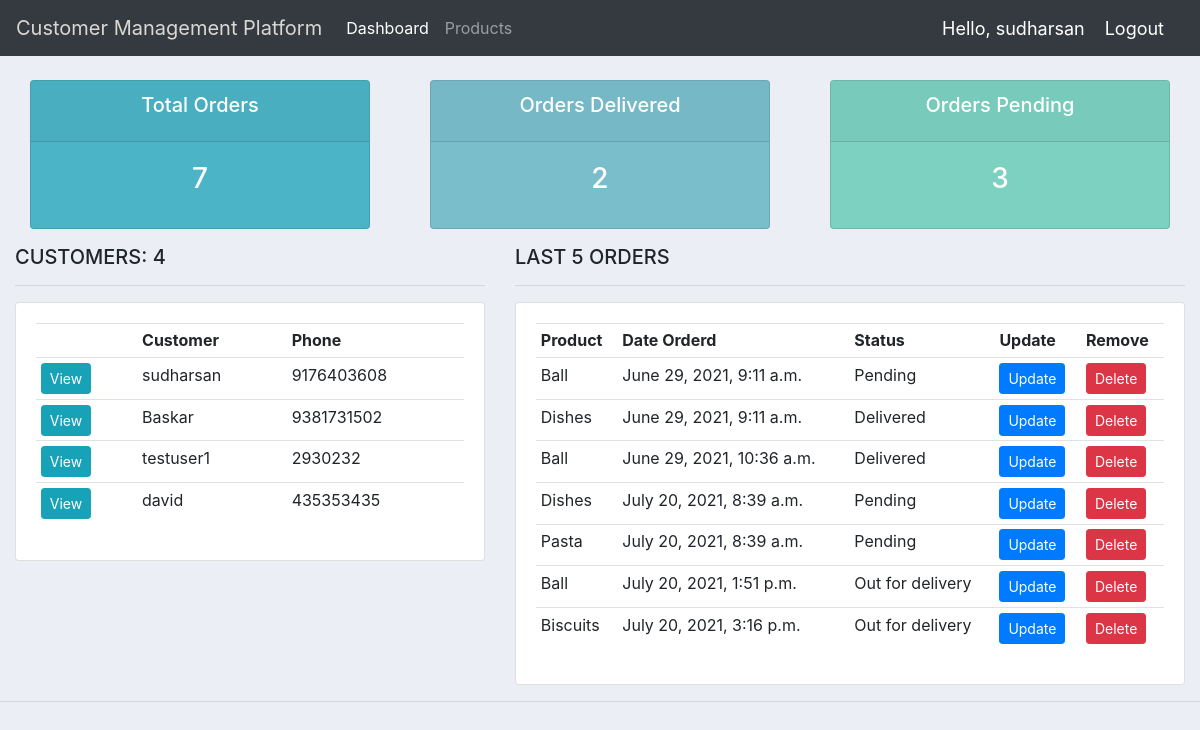
The app's page / (signed in) with its own data.
### accounts/models.py (models this page shows, shortened)
class Customer(models.Model):
    user = models.OneToOneField(User, null=True, blank=True, on_delete=models.CASCADE)
    name = models.CharField(max_length=200, null=True)
    phone = models.CharField(max_length=200, null=True)
    email = models.EmailField(max_length=200, null=True)
    profile_pis = models.ImageField(default="profile1.png", null=True, blank=True)
    date_created = models.DateTimeField(auto_now_add=True, null=True)

class Order(models.Model):
    STATUS = (
			('Pending', 'Pending'),
			('Out for delivery', 'Out for delivery'),
			('Delivered', 'Delivered'),
			)
    customer = models.ForeignKey(Customer, null=True, on_delete=models.SET_DEFAULT, default=None)
    product = models.ForeignKey(Product, null=True, on_delete=models.SET_DEFAULT, default=None)
    date_created = models.DateTimeField(auto_now_add=True, null=True)
    status = models.CharField(max_length=200, null=True, choices=STATUS)
    note = models.CharField(max_length=1000, null=True)

class Product(models.Model):
    CATEGORY = (
            ('Indoor', 'Indoor'),
			('Out Door', 'Out Door'),
			)
    name = models.CharField(max_length=200, null=True)
    price = models.FloatField(null=True)
    category = models.CharField(max_length=200, null=True, choices=CATEGORY)
    description = models.CharField(max_length=200, null=True, blank=True)
    date_created = models.DateTimeField(auto_now_add=True, null=True)
    tag = models.ManyToManyField(Tag)
    def __str__(self):
        return str(self.name)

### accounts/decorators.py (the view)
    def wrapper_func(request, *args, **kwargs):
        group = None
        if request.user.groups.exists():
            group = request.user.groups.all().first().name
        if group == 'admin':
            return view_func(request, *args ,**kwargs)
        if group == 'customer':
            return redirect('user-page')

### accounts/views.py (called while the page is built)
@login_required(login_url='login')
@admin_only
def home(request):
    orders = Order.objects.all()
    customers = Customer.objects.all()
    total_customers = customers.count()
    total_orders = orders.count()
    delivered = orders.filter(status='Delivered').count()
    pending = orders.filter(status='Pending').count()
    context = {'orders':orders, 'customers': customers, 'total_orders':total_orders,
    'delivered':delivered,'pending':pending, 'total_customers':total_customers}
    return render(request, 'accounts/dashboard.html', context=context)

### accounts/templates/accounts/dashboard.html
{% extends 'accounts/main.html' %}
{% block content %}
{% include 'accounts/status.html' %}
<div class="row">
	<div class="col-md-5">
		<h5>CUSTOMERS: {{total_customers}}</h5>
		<hr>
		<div class="card card-body">
			<table class="table table-sm">
				<tr>
					<th></th>
					<th>Customer</th>
					<th>Phone</th>
				</tr>
					{% for customer in customers %}
					<tr>
						<td><a class="btn btn-sm btn-info" href="{% url 'customer' customer.id %}">View</a></td>
						<td>{{customer.name}}</td>
						<td>{{ customer.phone }}</td>
					</tr>
					{% endfor %}
			</table>
		</div>
	</div>
	<div class="col-md-7">
		<h5>LAST 5 ORDERS</h5>
		<hr>
		<div class="card card-body">
			<table class="table table-sm">
				<tr>
					<th>Product</th>
					<th>Date Orderd</th>
					<th>Status</th>
					<th>Update</th>
					<th>Remove</th>
				</tr>
					{% for order in orders %}
					<tr>
						<td>{{order.product}}</td>
						<td>{{order.date_created}}</td>
						<td>{{order.status}}</td>
						<td><a class="btn btn-sm btn-primary" href="{% url 'update_order' order.id %}">Update</a></td>
						<td><a class="btn btn-sm btn-danger" href="{% url 'delete_order' order.id%}">Delete</a></td>
					</tr>
					{% endfor %}
			</table>
		</div>
	</div>
</div>
{% endblock %}

### accounts/templates/accounts/main.html (shortened to what this page needs)
{% load static %}
<!DOCTYPE html>
<html>
<head>
	<link rel="stylesheet" href="https://stackpath.bootstrapcdn.com/bootstrap/4.3.1/css/bootstrap.min.css">
	<link rel="stylesheet" type="text/css" href="{% static '/css/main.css' %}">
</head>
<body>
	{% include 'accounts/navbar.html' %}
	<div class="container-fluid">
		{% block content %}
		{% endblock %}
  </div>
	<hr>
</body>
</html>

### accounts/templates/accounts/navbar.html (shortened to what this page needs)
{% load static %}
<nav class="navbar navbar-expand-lg navbar-dark bg-dark">
  <a class="navbar-brand" href="{% url 'home' %}" style="color:#d9d8d4;">Customer Management Platform</a>
  <div class="collapse navbar-collapse" id="navbarNav">
    <ul class="navbar-nav">
      {% if request.user.is_staff %}
        <li class="nav-item active">
          <a class="nav-link" href="{% url 'home' %}">Dashboard</a>
        </li>
        <li class="nav-item">
          <a class="nav-link" href="{% url 'products' %}">Products</a>
        </li>
      {% else %}
      <li class="nav-item">
        <a class="nav-link" href="{% url 'account' %}">Settings</a>
      </li>
      {% endif %}
    </ul>
  </div>
  <span class="hello-msg">Hello, {{request.user}}</span>
 <span ><a  class="hello-msg" href="{% url 'logout' %}">Logout</a></span>
</nav>

### accounts/templates/accounts/status.html
<br>
<div class="row">
	<div class="col">
		<div class="col-md">
			<div class="card text-center text-white  mb-3" id="total-orders">
			  	<div class="card-header">
			  		<h5 class="card-title">Total Orders</h5>
			  	</div>
			  	<div class="card-body">
			    	<h3 class="card-title">{{total_orders}}</h3>
			  	</div>
			</div>
		</div>
	</div>
	<div class="col">
		<div class="col-md">
			<div class="card text-center text-white  mb-3" id="orders-delivered">
			  	<div class="card-header">
			  		<h5 class="card-title">Orders Delivered</h5>
			  	</div>
			  	<div class="card-body">
			    	<h3 class="card-title">{{delivered}}</h3>
			  	</div>
			</div>
		</div>
	</div>
	<div class="col">
		<div class="col-md">
			<div class="card text-center text-white  mb-3" id="orders-pending">
			  	<div class="card-header">
			  		<h5 class="card-title">Orders Pending</h5>
			  	</div>
			  	<div class="card-body">
			    	<h3 class="card-title">{{pending}}</h3>
			  	</div>
			</div>
		</div>
	</div>
</div>

### static/css/main.css (style rules this page uses)
body { background-color: #ebeff5; }
#total-orders { background-color: #4cb4c7; }
#orders-delivered { background-color: #7abecc; }
#orders-pending { background-color: #7CD1C0; }

### accounts/templates/accounts/navbar.html (style rules this page uses)
.hello-msg { font-size: 18px; color: #fff; margin-right: 20px; }

### records on screen
Customer: name "sudharsan", phone "9176403608"
Customer: name "Baskar", phone "9381731502"
Customer: name "testuser1", phone "2930232"
Customer: name "david", phone "435353435"
Order: product "Ball", date_created "June 29, 2021, 9:11 a.m.", status "Pending"
Order: product "Dishes", date_created "June 29, 2021, 9:11 a.m.", status "Delivered"
Order: product "Ball", date_created "June 29, 2021, 10:36 a.m.", status "Delivered"
Order: product "Dishes", date_created "July 20, 2021, 8:39 a.m.", status "Pending"
Order: product "Pasta", date_created "July 20, 2021, 8:39 a.m.", status "Pending"
Order: product "Ball", date_created "July 20, 2021, 1:51 p.m.", status "Out for delivery"
Order: product "Biscuits", date_created "July 20, 2021, 3:16 p.m.", status "Out for delivery"

### other values on screen
{{ request.user }} "sudharsan"
{{ total_orders }} "7"
{{ delivered }} "2"
{{ pending }} "3"
{{ total_customers }} "4"
